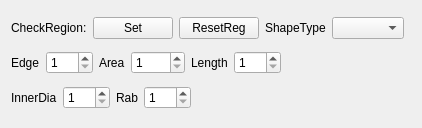
<?xml version="1.0" encoding="UTF-8"?>
<ui version="4.0">
 <class>CDlgSScrewFReg</class>
 <widget class="CItemDlg" name="CDlgSScrewFReg">
  <property name="geometry">
   <rect>
    <x>0</x>
    <y>0</y>
    <width>422</width>
    <height>128</height>
   </rect>
  </property>
  <property name="windowTitle">
   <string>Body Screw Region Dialog</string>
  </property>
  <layout class="QVBoxLayout" name="verticalLayout">
   <item>
    <layout class="QHBoxLayout" name="horizontalLayout_3">
     <item>
      <widget class="QLabel" name="label_5">
       <property name="text">
        <string>CheckRegion:</string>
       </property>
      </widget>
     </item>
     <item>
      <widget class="QPushButton" name="btnDrawReg">
       <property name="text">
        <string>Set</string>
       </property>
      </widget>
     </item>
     <item>
      <widget class="QPushButton" name="btnResetReg">
       <property name="text">
        <string>ResetReg</string>
       </property>
      </widget>
     </item>
     <item>
      <widget class="QLabel" name="label_8">
       <property name="text">
        <string>ShapeType</string>
       </property>
      </widget>
     </item>
     <item>
      <widget class="QComboBox" name="comboShapeType"/>
     </item>
     <item>
      <spacer name="horizontalSpacer">
       <property name="orientation">
        <enum>Qt::Horizontal</enum>
       </property>
       <property name="sizeHint" stdset="0">
        <size>
         <width>191</width>
         <height>20</height>
        </size>
       </property>
      </spacer>
     </item>
    </layout>
   </item>
   <item>
    <layout class="QHBoxLayout" name="horizontalLayout_2">
     <item>
      <widget class="QLabel" name="label">
       <property name="text">
        <string>Edge</string>
       </property>
      </widget>
     </item>
     <item>
      <widget class="QSpinBox" name="spinEdge">
       <property name="contextMenuPolicy">
        <enum>Qt::NoContextMenu</enum>
       </property>
       <property name="minimum">
        <number>1</number>
       </property>
       <property name="maximum">
        <number>255</number>
       </property>
       <property name="value">
        <number>1</number>
       </property>
      </widget>
     </item>
     <item>
      <widget class="QLabel" name="label_2">
       <property name="text">
        <string>Area</string>
       </property>
      </widget>
     </item>
     <item>
      <widget class="QSpinBox" name="spinArea">
       <property name="contextMenuPolicy">
        <enum>Qt::NoContextMenu</enum>
       </property>
       <property name="minimum">
        <number>1</number>
       </property>
       <property name="maximum">
        <number>9999</number>
       </property>
       <property name="value">
        <number>1</number>
       </property>
      </widget>
     </item>
     <item>
      <widget class="QLabel" name="label_4">
       <property name="text">
        <string>Length</string>
       </property>
      </widget>
     </item>
     <item>
      <widget class="QSpinBox" name="spinLength">
       <property name="contextMenuPolicy">
        <enum>Qt::NoContextMenu</enum>
       </property>
       <property name="minimum">
        <number>1</number>
       </property>
       <property name="maximum">
        <number>999</number>
       </property>
       <property name="value">
        <number>1</number>
       </property>
      </widget>
     </item>
     <item>
      <spacer name="horizontalSpacer_3">
       <property name="orientation">
        <enum>Qt::Horizontal</enum>
       </property>
       <property name="sizeHint" stdset="0">
        <size>
         <width>40</width>
         <height>20</height>
        </size>
       </property>
      </spacer>
     </item>
    </layout>
   </item>
   <item>
    <layout class="QHBoxLayout" name="horizontalLayout">
     <item>
      <widget class="QLabel" name="label_7">
       <property name="text">
        <string>InnerDia</string>
       </property>
      </widget>
     </item>
     <item>
      <widget class="QSpinBox" name="spinInnerDia">
       <property name="contextMenuPolicy">
        <enum>Qt::NoContextMenu</enum>
       </property>
       <property name="minimum">
        <number>1</number>
       </property>
       <property name="maximum">
        <number>999</number>
       </property>
       <property name="value">
        <number>1</number>
       </property>
      </widget>
     </item>
     <item>
      <widget class="QLabel" name="label_6">
       <property name="text">
        <string>Rab</string>
       </property>
      </widget>
     </item>
     <item>
      <widget class="QSpinBox" name="spinRab">
       <property name="contextMenuPolicy">
        <enum>Qt::NoContextMenu</enum>
       </property>
       <property name="minimum">
        <number>1</number>
       </property>
       <property name="maximum">
        <number>999</number>
       </property>
       <property name="value">
        <number>1</number>
       </property>
      </widget>
     </item>
     <item>
      <spacer name="horizontalSpacer_2">
       <property name="orientation">
        <enum>Qt::Horizontal</enum>
       </property>
       <property name="sizeHint" stdset="0">
        <size>
         <width>40</width>
         <height>20</height>
        </size>
       </property>
      </spacer>
     </item>
    </layout>
   </item>
  </layout>
 </widget>
 <layoutdefault spacing="6" margin="11"/>
 <customwidgets>
  <customwidget>
   <class>CItemDlg</class>
   <extends>QWidget</extends>
   <header>citemdlg.h</header>
   <container>1</container>
  </customwidget>
 </customwidgets>
 <tabstops>
  <tabstop>btnDrawReg</tabstop>
  <tabstop>spinEdge</tabstop>
  <tabstop>spinArea</tabstop>
  <tabstop>spinLength</tabstop>
 </tabstops>
 <resources/>
 <connections/>
 <slots>
  <slot>accept()</slot>
  <slot>reject()</slot>
 </slots>
</ui>
